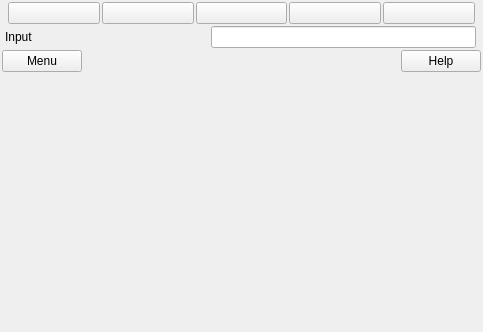
<?xml version="1.0" encoding="UTF-8"?>
<ui version="4.0">
 <class>Form</class>
 <widget class="QWidget" name="Form">
  <property name="geometry">
   <rect>
    <x>0</x>
    <y>0</y>
    <width>483</width>
    <height>332</height>
   </rect>
  </property>
  <property name="windowTitle">
   <string>Form</string>
  </property>
  <layout class="QVBoxLayout" name="verticalLayout">
   <property name="spacing">
    <number>2</number>
   </property>
   <property name="leftMargin">
    <number>2</number>
   </property>
   <property name="topMargin">
    <number>2</number>
   </property>
   <property name="rightMargin">
    <number>2</number>
   </property>
   <property name="bottomMargin">
    <number>2</number>
   </property>
   <item>
    <layout class="QGridLayout" name="gridLayout">
     <property name="leftMargin">
      <number>6</number>
     </property>
     <property name="topMargin">
      <number>0</number>
     </property>
     <property name="rightMargin">
      <number>6</number>
     </property>
     <property name="bottomMargin">
      <number>0</number>
     </property>
     <property name="horizontalSpacing">
      <number>2</number>
     </property>
     <property name="verticalSpacing">
      <number>0</number>
     </property>
     <item row="0" column="0">
      <widget class="QPushButton" name="start_button">
       <property name="text">
        <string/>
       </property>
       <property name="icon">
        <iconset>
         <normaloff>cleo/pri0.png</normaloff>cleo/pri0.png</iconset>
       </property>
       <property name="iconSize">
        <size>
         <width>16</width>
         <height>16</height>
        </size>
       </property>
       <property name="priority" stdset="0">
        <number>10</number>
       </property>
      </widget>
     </item>
     <item row="0" column="1">
      <widget class="QPushButton" name="stop_button">
       <property name="text">
        <string/>
       </property>
       <property name="icon">
        <iconset>
         <normaloff>cleo/pri2.png</normaloff>cleo/pri2.png</iconset>
       </property>
       <property name="iconSize">
        <size>
         <width>16</width>
         <height>16</height>
        </size>
       </property>
       <property name="priority" stdset="0">
        <number>2</number>
       </property>
      </widget>
     </item>
     <item row="0" column="4">
      <widget class="QPushButton" name="return_button">
       <property name="text">
        <string/>
       </property>
       <property name="icon">
        <iconset>
         <normaloff>cleo/pri5.png</normaloff>cleo/pri5.png</iconset>
       </property>
       <property name="iconSize">
        <size>
         <width>16</width>
         <height>16</height>
        </size>
       </property>
       <property name="priority" stdset="0">
        <number>5</number>
       </property>
      </widget>
     </item>
     <item row="0" column="3">
      <widget class="QPushButton" name="step_button">
       <property name="text">
        <string/>
       </property>
       <property name="icon">
        <iconset>
         <normaloff>cleo/pri4.png</normaloff>cleo/pri4.png</iconset>
       </property>
       <property name="iconSize">
        <size>
         <width>16</width>
         <height>16</height>
        </size>
       </property>
       <property name="priority" stdset="0">
        <number>4</number>
       </property>
      </widget>
     </item>
     <item row="0" column="2">
      <widget class="QPushButton" name="next_button">
       <property name="text">
        <string/>
       </property>
       <property name="icon">
        <iconset>
         <normaloff>cleo/pri3.png</normaloff>cleo/pri3.png</iconset>
       </property>
       <property name="iconSize">
        <size>
         <width>16</width>
         <height>16</height>
        </size>
       </property>
       <property name="priority" stdset="0">
        <number>3</number>
       </property>
      </widget>
     </item>
    </layout>
   </item>
   <item>
    <widget class="QFrame" name="frmDetails">
     <property name="enabled">
      <bool>true</bool>
     </property>
     <property name="sizePolicy">
      <sizepolicy hsizetype="Minimum" vsizetype="Minimum">
       <horstretch>0</horstretch>
       <verstretch>0</verstretch>
      </sizepolicy>
     </property>
     <property name="lineWidth">
      <number>0</number>
     </property>
     <layout class="QHBoxLayout" name="horizontalLayout_6">
      <property name="leftMargin">
       <number>3</number>
      </property>
      <property name="topMargin">
       <number>0</number>
      </property>
      <property name="rightMargin">
       <number>5</number>
      </property>
      <property name="bottomMargin">
       <number>0</number>
      </property>
      <item>
       <layout class="QHBoxLayout" name="horizontalLayout_2"/>
      </item>
      <item>
       <widget class="QLabel" name="txtDetails">
        <property name="sizePolicy">
         <sizepolicy hsizetype="Preferred" vsizetype="Preferred">
          <horstretch>1</horstretch>
          <verstretch>0</verstretch>
         </sizepolicy>
        </property>
        <property name="maximumSize">
         <size>
          <width>200</width>
          <height>16777215</height>
         </size>
        </property>
        <property name="font">
         <font>
          <pointsize>9</pointsize>
         </font>
        </property>
        <property name="text">
         <string>Input</string>
        </property>
        <property name="textFormat">
         <enum>Qt::PlainText</enum>
        </property>
       </widget>
      </item>
      <item>
       <widget class="QLineEdit" name="lineEdit"/>
      </item>
     </layout>
    </widget>
   </item>
   <item>
    <layout class="QGridLayout" name="gridLayout_2"/>
   </item>
   <item>
    <layout class="QHBoxLayout" name="horizontalLayout">
     <property name="sizeConstraint">
      <enum>QLayout::SetMinimumSize</enum>
     </property>
     <item>
      <widget class="QPushButton" name="butMenu">
       <property name="sizePolicy">
        <sizepolicy hsizetype="Minimum" vsizetype="Fixed">
         <horstretch>0</horstretch>
         <verstretch>0</verstretch>
        </sizepolicy>
       </property>
       <property name="minimumSize">
        <size>
         <width>0</width>
         <height>0</height>
        </size>
       </property>
       <property name="text">
        <string>Menu</string>
       </property>
       <property name="flat">
        <bool>false</bool>
       </property>
      </widget>
     </item>
     <item>
      <widget class="QLabel" name="createdTxt">
       <property name="sizePolicy">
        <sizepolicy hsizetype="MinimumExpanding" vsizetype="Preferred">
         <horstretch>0</horstretch>
         <verstretch>0</verstretch>
        </sizepolicy>
       </property>
       <property name="text">
        <string/>
       </property>
       <property name="alignment">
        <set>Qt::AlignCenter</set>
       </property>
      </widget>
     </item>
     <item>
      <widget class="QPushButton" name="butHelp">
       <property name="sizePolicy">
        <sizepolicy hsizetype="Minimum" vsizetype="Fixed">
         <horstretch>0</horstretch>
         <verstretch>0</verstretch>
        </sizepolicy>
       </property>
       <property name="text">
        <string>Help</string>
       </property>
       <property name="flat">
        <bool>false</bool>
       </property>
      </widget>
     </item>
    </layout>
   </item>
   <item>
    <spacer name="verticalSpacer">
     <property name="orientation">
      <enum>Qt::Vertical</enum>
     </property>
     <property name="sizeHint" stdset="0">
      <size>
       <width>20</width>
       <height>40</height>
      </size>
     </property>
    </spacer>
   </item>
  </layout>
 </widget>
 <resources/>
 <connections/>
</ui>
